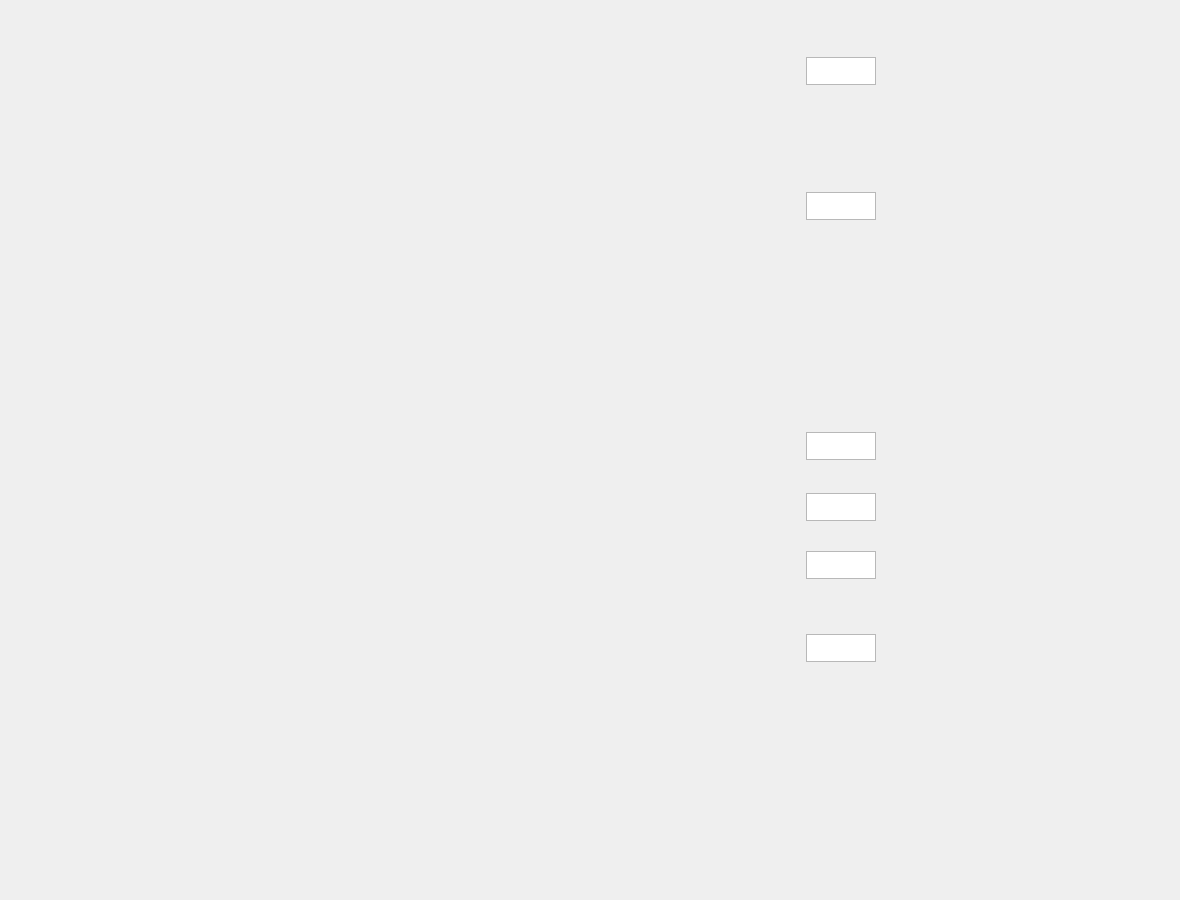
<?xml version="1.0" encoding="UTF-8"?>
<ui version="4.0">
 <class>FormGasSampling</class>
 <widget class="QWidget" name="FormGasSampling">
  <property name="geometry">
   <rect>
    <x>0</x>
    <y>0</y>
    <width>1180</width>
    <height>900</height>
   </rect>
  </property>
  <property name="windowTitle">
   <string>Form</string>
  </property>
  <widget class="QLabel" name="label_background">
   <property name="geometry">
    <rect>
     <x>0</x>
     <y>0</y>
     <width>1180</width>
     <height>900</height>
    </rect>
   </property>
   <property name="text">
    <string/>
   </property>
   <property name="pixmap">
    <pixmap resource="res.qrc">:/ui_ctrls/Res/layout7.png</pixmap>
   </property>
  </widget>
  <widget class="QLabel" name="label_HC5101">
   <property name="geometry">
    <rect>
     <x>100</x>
     <y>96</y>
     <width>148</width>
     <height>148</height>
    </rect>
   </property>
   <property name="cursor">
    <cursorShape>PointingHandCursor</cursorShape>
   </property>
   <property name="text">
    <string/>
   </property>
   <property name="pixmap">
    <pixmap resource="res.qrc">:/ui_ctrls/Res/svalve8.png</pixmap>
   </property>
  </widget>
  <widget class="QLabel" name="label_HC5201">
   <property name="geometry">
    <rect>
     <x>100</x>
     <y>336</y>
     <width>148</width>
     <height>148</height>
    </rect>
   </property>
   <property name="cursor">
    <cursorShape>PointingHandCursor</cursorShape>
   </property>
   <property name="text">
    <string/>
   </property>
   <property name="pixmap">
    <pixmap resource="res.qrc">:/ui_ctrls/Res/svalve8.png</pixmap>
   </property>
  </widget>
  <widget class="QLabel" name="label_HC5102">
   <property name="geometry">
    <rect>
     <x>315</x>
     <y>125</y>
     <width>90</width>
     <height>90</height>
    </rect>
   </property>
   <property name="cursor">
    <cursorShape>PointingHandCursor</cursorShape>
   </property>
   <property name="text">
    <string/>
   </property>
   <property name="pixmap">
    <pixmap resource="res.qrc">:/ui_ctrls/Res/svalve6.png</pixmap>
   </property>
  </widget>
  <widget class="QLabel" name="label_HC5104">
   <property name="geometry">
    <rect>
     <x>575</x>
     <y>125</y>
     <width>90</width>
     <height>90</height>
    </rect>
   </property>
   <property name="cursor">
    <cursorShape>PointingHandCursor</cursorShape>
   </property>
   <property name="text">
    <string/>
   </property>
   <property name="pixmap">
    <pixmap resource="res.qrc">:/ui_ctrls/Res/svalve6.png</pixmap>
   </property>
  </widget>
  <widget class="QLabel" name="label_HC5103">
   <property name="geometry">
    <rect>
     <x>445</x>
     <y>125</y>
     <width>90</width>
     <height>90</height>
    </rect>
   </property>
   <property name="cursor">
    <cursorShape>PointingHandCursor</cursorShape>
   </property>
   <property name="text">
    <string/>
   </property>
   <property name="pixmap">
    <pixmap resource="res.qrc">:/ui_ctrls/Res/svalve4.png</pixmap>
   </property>
  </widget>
  <widget class="QLabel" name="label_HC5202">
   <property name="geometry">
    <rect>
     <x>315</x>
     <y>365</y>
     <width>90</width>
     <height>90</height>
    </rect>
   </property>
   <property name="cursor">
    <cursorShape>PointingHandCursor</cursorShape>
   </property>
   <property name="text">
    <string/>
   </property>
   <property name="pixmap">
    <pixmap resource="res.qrc">:/ui_ctrls/Res/svalve6.png</pixmap>
   </property>
  </widget>
  <widget class="QLabel" name="label_HC5203">
   <property name="geometry">
    <rect>
     <x>445</x>
     <y>365</y>
     <width>90</width>
     <height>90</height>
    </rect>
   </property>
   <property name="cursor">
    <cursorShape>PointingHandCursor</cursorShape>
   </property>
   <property name="text">
    <string/>
   </property>
   <property name="pixmap">
    <pixmap resource="res.qrc">:/ui_ctrls/Res/svalve4.png</pixmap>
   </property>
  </widget>
  <widget class="QLabel" name="label_HC5204">
   <property name="geometry">
    <rect>
     <x>575</x>
     <y>365</y>
     <width>90</width>
     <height>90</height>
    </rect>
   </property>
   <property name="cursor">
    <cursorShape>PointingHandCursor</cursorShape>
   </property>
   <property name="text">
    <string/>
   </property>
   <property name="pixmap">
    <pixmap resource="res.qrc">:/ui_ctrls/Res/svalve6.png</pixmap>
   </property>
  </widget>
  <widget class="QLabel" name="label_TICA5501">
   <property name="geometry">
    <rect>
     <x>770</x>
     <y>57</y>
     <width>30</width>
     <height>28</height>
    </rect>
   </property>
   <property name="cursor">
    <cursorShape>PointingHandCursor</cursorShape>
   </property>
   <property name="text">
    <string/>
   </property>
   <property name="pixmap">
    <pixmap resource="res.qrc">:/ui_ctrls/UICtrls/Res/temperature_controller.png</pixmap>
   </property>
  </widget>
  <widget class="QLabel" name="label_TICA5502">
   <property name="geometry">
    <rect>
     <x>770</x>
     <y>493</y>
     <width>30</width>
     <height>28</height>
    </rect>
   </property>
   <property name="cursor">
    <cursorShape>PointingHandCursor</cursorShape>
   </property>
   <property name="text">
    <string/>
   </property>
   <property name="pixmap">
    <pixmap resource="res.qrc">:/ui_ctrls/UICtrls/Res/temperature_controller.png</pixmap>
   </property>
  </widget>
  <widget class="QLabel" name="label_TICA5105">
   <property name="geometry">
    <rect>
     <x>770</x>
     <y>192</y>
     <width>30</width>
     <height>28</height>
    </rect>
   </property>
   <property name="cursor">
    <cursorShape>PointingHandCursor</cursorShape>
   </property>
   <property name="text">
    <string/>
   </property>
   <property name="pixmap">
    <pixmap resource="res.qrc">:/ui_ctrls/UICtrls/Res/temperature_controller.png</pixmap>
   </property>
  </widget>
  <widget class="QLabel" name="label_TICA5205">
   <property name="geometry">
    <rect>
     <x>770</x>
     <y>432</y>
     <width>30</width>
     <height>28</height>
    </rect>
   </property>
   <property name="cursor">
    <cursorShape>PointingHandCursor</cursorShape>
   </property>
   <property name="text">
    <string/>
   </property>
   <property name="pixmap">
    <pixmap resource="res.qrc">:/ui_ctrls/UICtrls/Res/temperature_controller.png</pixmap>
   </property>
  </widget>
  <widget class="QLabel" name="label_TICA5101">
   <property name="geometry">
    <rect>
     <x>770</x>
     <y>551</y>
     <width>30</width>
     <height>28</height>
    </rect>
   </property>
   <property name="cursor">
    <cursorShape>PointingHandCursor</cursorShape>
   </property>
   <property name="text">
    <string/>
   </property>
   <property name="pixmap">
    <pixmap resource="res.qrc">:/ui_ctrls/UICtrls/Res/temperature_controller.png</pixmap>
   </property>
  </widget>
  <widget class="QLabel" name="label_TICA5201">
   <property name="geometry">
    <rect>
     <x>770</x>
     <y>634</y>
     <width>30</width>
     <height>28</height>
    </rect>
   </property>
   <property name="cursor">
    <cursorShape>PointingHandCursor</cursorShape>
   </property>
   <property name="text">
    <string/>
   </property>
   <property name="pixmap">
    <pixmap resource="res.qrc">:/ui_ctrls/UICtrls/Res/temperature_controller.png</pixmap>
   </property>
  </widget>
  <widget class="QTextEdit" name="textEdit_TICA5501">
   <property name="geometry">
    <rect>
     <x>806</x>
     <y>57</y>
     <width>70</width>
     <height>28</height>
    </rect>
   </property>
   <property name="font">
    <font>
     <family>Tahoma</family>
     <pointsize>11</pointsize>
    </font>
   </property>
   <property name="readOnly">
    <bool>true</bool>
   </property>
   <property name="acceptRichText">
    <bool>true</bool>
   </property>
  </widget>
  <widget class="QTextEdit" name="textEdit_TICA5502">
   <property name="geometry">
    <rect>
     <x>806</x>
     <y>493</y>
     <width>70</width>
     <height>28</height>
    </rect>
   </property>
   <property name="font">
    <font>
     <family>Tahoma</family>
     <pointsize>11</pointsize>
    </font>
   </property>
   <property name="readOnly">
    <bool>true</bool>
   </property>
   <property name="acceptRichText">
    <bool>true</bool>
   </property>
  </widget>
  <widget class="QTextEdit" name="textEdit_TICA5105">
   <property name="geometry">
    <rect>
     <x>806</x>
     <y>192</y>
     <width>70</width>
     <height>28</height>
    </rect>
   </property>
   <property name="font">
    <font>
     <family>Tahoma</family>
     <pointsize>11</pointsize>
    </font>
   </property>
   <property name="readOnly">
    <bool>true</bool>
   </property>
   <property name="acceptRichText">
    <bool>true</bool>
   </property>
  </widget>
  <widget class="QTextEdit" name="textEdit_TICA5205">
   <property name="geometry">
    <rect>
     <x>806</x>
     <y>432</y>
     <width>70</width>
     <height>28</height>
    </rect>
   </property>
   <property name="font">
    <font>
     <family>Tahoma</family>
     <pointsize>11</pointsize>
    </font>
   </property>
   <property name="readOnly">
    <bool>true</bool>
   </property>
   <property name="acceptRichText">
    <bool>true</bool>
   </property>
  </widget>
  <widget class="QTextEdit" name="textEdit_TICA5101">
   <property name="geometry">
    <rect>
     <x>806</x>
     <y>551</y>
     <width>70</width>
     <height>28</height>
    </rect>
   </property>
   <property name="font">
    <font>
     <family>Tahoma</family>
     <pointsize>11</pointsize>
    </font>
   </property>
   <property name="readOnly">
    <bool>true</bool>
   </property>
   <property name="acceptRichText">
    <bool>true</bool>
   </property>
  </widget>
  <widget class="QTextEdit" name="textEdit_TICA5201">
   <property name="geometry">
    <rect>
     <x>806</x>
     <y>634</y>
     <width>70</width>
     <height>28</height>
    </rect>
   </property>
   <property name="font">
    <font>
     <family>Tahoma</family>
     <pointsize>11</pointsize>
    </font>
   </property>
   <property name="readOnly">
    <bool>true</bool>
   </property>
   <property name="acceptRichText">
    <bool>true</bool>
   </property>
  </widget>
 </widget>
 <resources>
  <include location="res.qrc"/>
 </resources>
 <connections/>
</ui>
